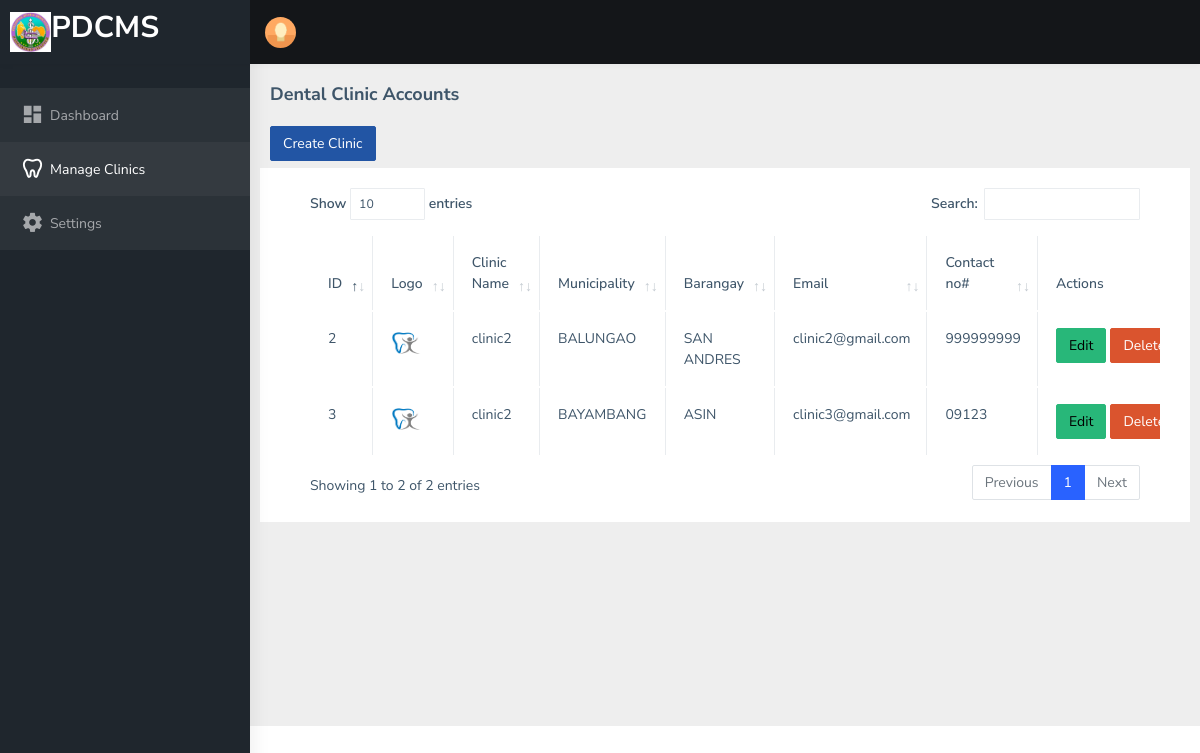
/admin/clinics.php, run on the app's committed database.
### tables this page shows
CREATE TABLE `tbl_user` (
  `id` int(11) NOT NULL AUTO_INCREMENT,
  `access_id` int(11) DEFAULT NULL,
  `username` varchar(255) DEFAULT NULL,
  `password` varchar(255) DEFAULT NULL,
  `clinic_id` int(11) DEFAULT NULL,
  PRIMARY KEY (`id`)
);

CREATE TABLE `tbl_clinic` (
  `clinic_id` int(11) NOT NULL AUTO_INCREMENT,
  `name` varchar(255) DEFAULT NULL,
  `image` varchar(255) DEFAULT NULL,
  `description` text DEFAULT NULL,
  PRIMARY KEY (`clinic_id`)
);

CREATE TABLE `tbl_city` (
  `name` text DEFAULT NULL,
  `id` varchar(45) NOT NULL DEFAULT '0',
  `CreatedDate` datetime DEFAULT current_timestamp(),
  PRIMARY KEY (`id`),
  KEY `citymunCode` (`id`)
);

CREATE TABLE `tbl_barangay` (
  `id` text DEFAULT NULL,
  `name` text DEFAULT NULL,
  `city_id` text DEFAULT NULL,
  `CreatedDate` datetime DEFAULT current_timestamp()
);

CREATE TABLE `tbl_userinfo` (
  `id` int(255) NOT NULL AUTO_INCREMENT,
  `municipality` varchar(255) NOT NULL,
  `barangay` varchar(255) NOT NULL,
  `email` varchar(255) NOT NULL,
  `contact` varchar(255) DEFAULT NULL,
  `first_name` varchar(255) DEFAULT NULL,
  `last_name` varchar(255) DEFAULT NULL,
  PRIMARY KEY (`id`)
);

### includes/functions.php (called while the page is built, shortened)
<?php
function get_list($sql)
{
    $result = mysqli_query($_SESSION['conn'], $sql);
    $temp = array();
    while ($row = $result->fetch_assoc()) {
        $temp[] = $row;
    }
    return $temp;
}

### admin/clinics.php (the view, shortened to what this page needs)
<?php include 'header.php'; ?>
<div class="page-wrapper">
  <div class="page-breadcrumb">
    <div class="row">
      <div class="col-12 d-flex no-block align-items-center">
        <h4 class="page-title">Dental Clinic Accounts</h4>
      </div>
    </div>
  </div>
  <div class="container-fluid">
    <div class="row">
      <div class="col-4">
        <button type="button" class="btn btn-info" data-bs-toggle="modal" data-bs-target="#staticBackdrop">
          Create Clinic
        </button>
      </div>
      <br>
      <br>
      <div class="card">
        <div class="card-body">
          <div class="table-responsive">
            <table id="table_eto" class="table table-bordered">
              <thead>
                <tr>
                  <th>ID</th>
                  <th>Logo</th>
                  <th>Clinic Name</th>
                  <th>Municipality</th>
                  <th>Barangay</th>
                  <th>Email</th>
                  <th>Contact no#</th>
                  <th style="width: 0.1%;">Actions</th>
                </tr>
              </thead>
              <tbody>
                <?php foreach (get_list("SELECT c.`image`,c.name as `clinic_name`,m.name as `municipality`,b.name as `barangay`,ui.email,ui.contact,u.id,u.clinic_id from tbl_user u inner join tbl_userinfo ui on ui.id = u.id inner join tbl_clinic c on c.clinic_id = u.clinic_id inner join tbl_city m on m.id = ui.municipality inner join tbl_barangay b on b.id = ui.barangay where u.access_id = 2") as $res) { ?>
                  <tr>
                    <td><?= $res['clinic_id'] ?></td>
                    <td><img src="../images/clinic/<?= $res['image'] ?>" alt="" width="30px" height="30px"></td>
                    <td><?= $res['clinic_name'] ?></td>
                    <td><?= $res['municipality'] ?></td>
                    <td><?= $res['barangay'] ?></td>
                    <td><?= $res['email'] ?></td>
                    <td><?= $res['contact'] ?></td>
                    <td style="width: 0.1%;display:flex">
                      <a href="edit.php?id=<?= $res['id'] ?>" class="btn btn-success me-1" type="button">Edit </a>
                      <form method="post" onsubmit="return confirm('Are you sure?');">
                        <button class="btn btn-danger" type="submit" name="delete" value="<?= $res['clinic_id'] ?>">Delete </button>
                      </form>
                    </td>
                  </tr>
                <?php } ?>
              </tbody>
            </table>
          </div>
        </div>
      </div>
    </div>
  </div>
</div>
</div>
<?php include 'footer.php'; ?>

### data on the page
tbl_user: clinic "2", clinic.image (picture), clinic.name "clinic2", tbl_city.name "BALUNGAO", tbl_barangay.name "SAN ANDRES", tbl_userinfo.email "clinic2@gmail.com", tbl_userinfo.contact "999999999"
tbl_user: clinic "3", clinic.image (picture), clinic.name "clinic2", tbl_city.name "BAYAMBANG", tbl_barangay.name "ASIN", tbl_userinfo.email "clinic3@gmail.com", tbl_userinfo.contact "09123"
